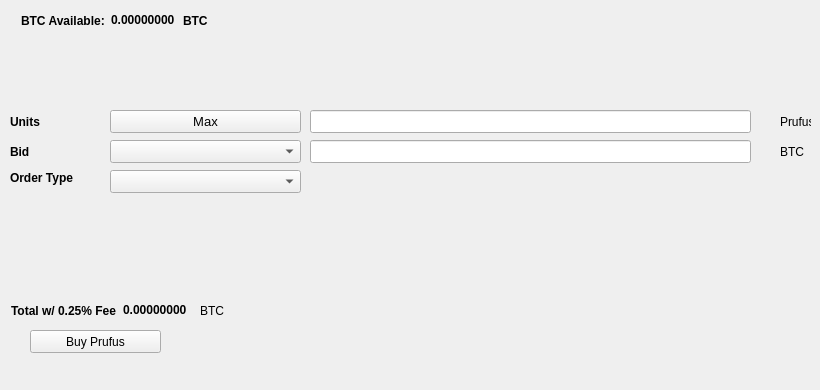
   <widget class="QWidget" name="BuyTab">
    <attribute name="title">
     <string>Buy</string>
    </attribute>
    <widget class="QPushButton" name="BuyPrufus">
     <property name="geometry">
      <rect>
       <x>30</x>
       <y>330</y>
       <width>131</width>
       <height>23</height>
      </rect>
     </property>
     <property name="text">
      <string>Buy Prufus</string>
     </property>
     <property name="icon">
      <iconset resource="../Prufus.qrc">
       <normaloff>:/icons/bitcoin</normaloff>:/icons/bitcoin</iconset>
     </property>
    </widget>
    <widget class="QLabel" name="label_3">
     <property name="geometry">
      <rect>
       <x>10</x>
       <y>110</y>
       <width>46</width>
       <height>23</height>
      </rect>
     </property>
     <property name="font">
      <font>
       <weight>75</weight>
       <bold>true</bold>
      </font>
     </property>
     <property name="text">
      <string>Units</string>
     </property>
    </widget>
    <widget class="QLineEdit" name="UnitsInput">
     <property name="geometry">
      <rect>
       <x>310</x>
       <y>110</y>
       <width>441</width>
       <height>23</height>
      </rect>
     </property>
     <property name="font">
      <font>
       <pointsize>9</pointsize>
       <weight>75</weight>
       <bold>true</bold>
      </font>
     </property>
    </widget>
    <widget class="QLineEdit" name="BuyBidPriceEdit">
     <property name="geometry">
      <rect>
       <x>310</x>
       <y>140</y>
       <width>441</width>
       <height>23</height>
      </rect>
     </property>
     <property name="font">
      <font>
       <pointsize>9</pointsize>
       <weight>75</weight>
       <bold>true</bold>
      </font>
     </property>
    </widget>
    <widget class="QLabel" name="label_4">
     <property name="geometry">
      <rect>
       <x>780</x>
       <y>110</y>
       <width>31</width>
       <height>23</height>
      </rect>
     </property>
     <property name="text">
      <string>Prufus</string>
     </property>
    </widget>
    <widget class="QLabel" name="label_5">
     <property name="geometry">
      <rect>
       <x>780</x>
       <y>140</y>
       <width>31</width>
       <height>23</height>
      </rect>
     </property>
     <property name="text">
      <string>BTC</string>
     </property>
    </widget>
    <widget class="QLabel" name="label_6">
     <property name="geometry">
      <rect>
       <x>10</x>
       <y>140</y>
       <width>46</width>
       <height>23</height>
      </rect>
     </property>
     <property name="font">
      <font>
       <weight>75</weight>
       <bold>true</bold>
      </font>
     </property>
     <property name="text">
      <string>Bid</string>
     </property>
    </widget>
    <widget class="QLabel" name="label_7">
     <property name="geometry">
      <rect>
       <x>10</x>
       <y>170</y>
       <width>91</width>
       <height>16</height>
      </rect>
     </property>
     <property name="font">
      <font>
       <weight>75</weight>
       <bold>true</bold>
      </font>
     </property>
     <property name="text">
      <string>Order Type</string>
     </property>
    </widget>
    <widget class="QPushButton" name="Buy_Max_Amount">
     <property name="geometry">
      <rect>
       <x>110</x>
       <y>110</y>
       <width>191</width>
       <height>23</height>
      </rect>
     </property>
     <property name="font">
      <font>
       <pointsize>10</pointsize>
      </font>
     </property>
     <property name="text">
      <string>Max</string>
     </property>
    </widget>
    <widget class="QComboBox" name="BuyBidcomboBox">
     <property name="geometry">
      <rect>
       <x>110</x>
       <y>140</y>
       <width>191</width>
       <height>23</height>
      </rect>
     </property>
     <property name="font">
      <font>
       <pointsize>10</pointsize>
      </font>
     </property>
    </widget>
    <widget class="QComboBox" name="buyOrdertypeCombo">
     <property name="geometry">
      <rect>
       <x>110</x>
       <y>170</y>
       <width>191</width>
       <height>23</height>
      </rect>
     </property>
     <property name="font">
      <font>
       <pointsize>10</pointsize>
      </font>
     </property>
    </widget>
    <widget class="QWidget" name="layoutWidget1">
     <property name="geometry">
      <rect>
       <x>21</x>
       <y>11</y>
       <width>227</width>
       <height>19</height>
      </rect>
     </property>
     <layout class="QHBoxLayout" name="horizontalLayout_3">
      <item>
       <widget class="QLabel" name="label232">
        <property name="font">
         <font>
          <weight>75</weight>
          <bold>true</bold>
         </font>
        </property>
        <property name="text">
         <string>BTC Available:</string>
        </property>
       </widget>
      </item>
      <item>
       <widget class="QLabel" name="BtcAvailableLbl">
        <property name="palette">
         <palette>
          <active>
           <colorrole role="WindowText">
            <brush brushstyle="SolidPattern">
             <color alpha="255">
              <red>0</red>
              <green>0</green>
              <blue>0</blue>
             </color>
            </brush>
           </colorrole>
           <colorrole role="Button">
            <brush brushstyle="SolidPattern">
             <color alpha="255">
              <red>0</red>
              <green>170</green>
              <blue>0</blue>
             </color>
            </brush>
           </colorrole>
           <colorrole role="Light">
            <brush brushstyle="SolidPattern">
             <color alpha="255">
              <red>0</red>
              <green>255</green>
              <blue>0</blue>
             </color>
            </brush>
           </colorrole>
           <colorrole role="Midlight">
            <brush brushstyle="SolidPattern">
             <color alpha="255">
              <red>0</red>
              <green>212</green>
              <blue>0</blue>
             </color>
            </brush>
           </colorrole>
           <colorrole role="Dark">
            <brush brushstyle="SolidPattern">
             <color alpha="255">
              <red>0</red>
              <green>85</green>
              <blue>0</blue>
             </color>
            </brush>
           </colorrole>
           <colorrole role="Mid">
            <brush brushstyle="SolidPattern">
             <color alpha="255">
              <red>0</red>
              <green>113</green>
              <blue>0</blue>
             </color>
            </brush>
           </colorrole>
           <colorrole role="Text">
            <brush brushstyle="SolidPattern">
             <color alpha="255">
              <red>0</red>
              <green>170</green>
              <blue>0</blue>
             </color>
            </brush>
           </colorrole>
           <colorrole role="BrightText">
            <brush brushstyle="SolidPattern">
             <color alpha="255">
              <red>255</red>
              <green>255</green>
              <blue>255</blue>
             </color>
            </brush>
           </colorrole>
           <colorrole role="ButtonText">
            <brush brushstyle="SolidPattern">
             <color alpha="255">
              <red>0</red>
              <green>0</green>
              <blue>0</blue>
             </color>
            </brush>
           </colorrole>
           <colorrole role="Base">
            <brush brushstyle="SolidPattern">
             <color alpha="255">
              <red>255</red>
              <green>255</green>
              <blue>255</blue>
             </color>
            </brush>
           </colorrole>
           <colorrole role="Window">
            <brush brushstyle="SolidPattern">
             <color alpha="255">
              <red>0</red>
              <green>170</green>
              <blue>0</blue>
             </color>
            </brush>
           </colorrole>
           <colorrole role="Shadow">
            <brush brushstyle="SolidPattern">
             <color alpha="255">
              <red>0</red>
              <green>0</green>
              <blue>0</blue>
             </color>
            </brush>
           </colorrole>
           <colorrole role="AlternateBase">
            <brush brushstyle="SolidPattern">
             <color alpha="255">
              <red>127</red>
              <green>212</green>
              <blue>127</blue>
             </color>
            </brush>
           </colorrole>
           <colorrole role="ToolTipBase">
            <brush brushstyle="SolidPattern">
             <color alpha="255">
              <red>255</red>
              <green>255</green>
              <blue>220</blue>
             </color>
            </brush>
           </colorrole>
           <colorrole role="ToolTipText">
            <brush brushstyle="SolidPattern">
             <color alpha="255">
              <red>0</red>
              <green>0</green>
              <blue>0</blue>
             </color>
            </brush>
           </colorrole>
          </active>
          <inactive>
           <colorrole role="WindowText">
            <brush brushstyle="SolidPattern">
             <color alpha="255">
              <red>0</red>
              <green>0</green>
              <blue>0</blue>
             </color>
            </brush>
           </colorrole>
           <colorrole role="Button">
            <brush brushstyle="SolidPattern">
             <color alpha="255">
              <red>0</red>
              <green>170</green>
              <blue>0</blue>
             </color>
            </brush>
           </colorrole>
           <colorrole role="Light">
            <brush brushstyle="SolidPattern">
             <color alpha="255">
              <red>0</red>
              <green>255</green>
              <blue>0</blue>
             </color>
            </brush>
           </colorrole>
           <colorrole role="Midlight">
            <brush brushstyle="SolidPattern">
             <color alpha="255">
              <red>0</red>
              <green>212</green>
              <blue>0</blue>
             </color>
            </brush>
           </colorrole>
           <colorrole role="Dark">
            <brush brushstyle="SolidPattern">
             <color alpha="255">
              <red>0</red>
              <green>85</green>
              <blue>0</blue>
             </color>
            </brush>
           </colorrole>
           <colorrole role="Mid">
            <brush brushstyle="SolidPattern">
             <color alpha="255">
              <red>0</red>
              <green>113</green>
              <blue>0</blue>
             </color>
            </brush>
           </colorrole>
           <colorrole role="Text">
            <brush brushstyle="SolidPattern">
             <color alpha="255">
              <red>0</red>
              <green>170</green>
              <blue>0</blue>
             </color>
            </brush>
           </colorrole>
           <colorrole role="BrightText">
            <brush brushstyle="SolidPattern">
             <color alpha="255">
              <red>255</red>
              <green>255</green>
              <blue>255</blue>
             </color>
            </brush>
           </colorrole>
           <colorrole role="ButtonText">
            <brush brushstyle="SolidPattern">
             <color alpha="255">
              <red>0</red>
              <green>0</green>
              <blue>0</blue>
             </color>
            </brush>
           </colorrole>
           <colorrole role="Base">
            <brush brushstyle="SolidPattern">
             <color alpha="255">
              <red>255</red>
              <green>255</green>
              <blue>255</blue>
             </color>
            </brush>
           </colorrole>
           <colorrole role="Window">
            <brush brushstyle="SolidPattern">
             <color alpha="255">
              <red>0</red>
              <green>170</green>
              <blue>0</blue>
             </color>
            </brush>
           </colorrole>
           <colorrole role="Shadow">
            <brush brushstyle="SolidPattern">
             <color alpha="255">
              <red>0</red>
              <green>0</green>
              <blue>0</blue>
             </color>
            </brush>
           </colorrole>
           <colorrole role="AlternateBase">
            <brush brushstyle="SolidPattern">
             <color alpha="255">
              <red>127</red>
              <green>212</green>
              <blue>127</blue>
             </color>
            </brush>
           </colorrole>
           <colorrole role="ToolTipBase">
            <brush brushstyle="SolidPattern">
             <color alpha="255">
              <red>255</red>
              <green>255</green>
              <blue>220</blue>
             </color>
            </brush>
           </colorrole>
           <colorrole role="ToolTipText">
            <brush brushstyle="SolidPattern">
             <color alpha="255">
              <red>0</red>
              <green>0</green>
              <blue>0</blue>
             </color>
            </brush>
           </colorrole>
          </inactive>
          <disabled>
           <colorrole role="WindowText">
            <brush brushstyle="SolidPattern">
             <color alpha="255">
              <red>0</red>
              <green>85</green>
              <blue>0</blue>
             </color>
            </brush>
           </colorrole>
           <colorrole role="Button">
            <brush brushstyle="SolidPattern">
             <color alpha="255">
              <red>0</red>
              <green>170</green>
              <blue>0</blue>
             </color>
            </brush>
           </colorrole>
           <colorrole role="Light">
            <brush brushstyle="SolidPattern">
             <color alpha="255">
              <red>0</red>
              <green>255</green>
              <blue>0</blue>
             </color>
            </brush>
           </colorrole>
           <colorrole role="Midlight">
            <brush brushstyle="SolidPattern">
             <color alpha="255">
              <red>0</red>
              <green>212</green>
              <blue>0</blue>
             </color>
            </brush>
           </colorrole>
           <colorrole role="Dark">
            <brush brushstyle="SolidPattern">
             <color alpha="255">
              <red>0</red>
              <green>85</green>
              <blue>0</blue>
             </color>
            </brush>
           </colorrole>
           <colorrole role="Mid">
            <brush brushstyle="SolidPattern">
             <color alpha="255">
              <red>0</red>
              <green>113</green>
              <blue>0</blue>
             </color>
            </brush>
           </colorrole>
           <colorrole role="Text">
            <brush brushstyle="SolidPattern">
             <color alpha="255">
              <red>0</red>
              <green>85</green>
              <blue>0</blue>
             </color>
            </brush>
           </colorrole>
           <colorrole role="BrightText">
            <brush brushstyle="SolidPattern">
             <color alpha="255">
              <red>255</red>
              <green>255</green>
              <blue>255</blue>
             </color>
            </brush>
           </colorrole>
           <colorrole role="ButtonText">
            <brush brushstyle="SolidPattern">
             <color alpha="255">
              <red>0</red>
              <green>85</green>
              <blue>0</blue>
             </color>
            </brush>
           </colorrole>
           <colorrole role="Base">
            <brush brushstyle="SolidPattern">
             <color alpha="255">
              <red>0</red>
              <green>170</green>
              <blue>0</blue>
             </color>
            </brush>
           </colorrole>
           <colorrole role="Window">
            <brush brushstyle="SolidPattern">
             <color alpha="255">
              <red>0</red>
              <green>170</green>
              <blue>0</blue>
             </color>
            </brush>
           </colorrole>
           <colorrole role="Shadow">
            <brush brushstyle="SolidPattern">
             <color alpha="255">
              <red>0</red>
              <green>0</green>
              <blue>0</blue>
             </color>
            </brush>
           </colorrole>
           <colorrole role="AlternateBase">
            <brush brushstyle="SolidPattern">
             <color alpha="255">
              <red>0</red>
              <green>170</green>
              <blue>0</blue>
             </color>
            </brush>
           </colorrole>
           <colorrole role="ToolTipBase">
            <brush brushstyle="SolidPattern">
             <color alpha="255">
              <red>255</red>
              <green>255</green>
              <blue>220</blue>
             </color>
            </brush>
           </colorrole>
           <colorrole role="ToolTipText">
            <brush brushstyle="SolidPattern">
             <color alpha="255">
              <red>0</red>
              <green>0</green>
              <blue>0</blue>
             </color>
            </brush>
           </colorrole>
          </disabled>
         </palette>
        </property>
        <property name="font">
         <font>
          <weight>75</weight>
          <bold>true</bold>
         </font>
        </property>
        <property name="text">
         <string>0.00000000</string>
        </property>
        <property name="textInteractionFlags">
         <set>Qt::LinksAccessibleByMouse|Qt::TextSelectableByKeyboard|Qt::TextSelectableByMouse</set>
        </property>
       </widget>
      </item>
      <item>
       <widget class="QLabel" name="BtcAvailableLbl_2">
        <property name="font">
         <font>
          <weight>75</weight>
          <bold>true</bold>
         </font>
        </property>
        <property name="text">
         <string>BTC</string>
        </property>
       </widget>
      </item>
     </layout>
    </widget>
    <widget class="QWidget" name="layoutWidge2">
     <property name="geometry">
      <rect>
       <x>11</x>
       <y>301</y>
       <width>259</width>
       <height>19</height>
      </rect>
     </property>
     <layout class="QHBoxLayout" name="horizontalLayout_4">
      <item>
       <widget class="QLabel" name="label_9">
        <property name="font">
         <font>
          <weight>75</weight>
          <bold>true</bold>
         </font>
        </property>
        <property name="text">
         <string>Total w/ 0.25% Fee</string>
        </property>
       </widget>
      </item>
      <item>
       <widget class="QLabel" name="BuyCostLabel">
        <property name="palette">
         <palette>
          <active>
           <colorrole role="WindowText">
            <brush brushstyle="SolidPattern">
             <color alpha="255">
              <red>0</red>
              <green>0</green>
              <blue>0</blue>
             </color>
            </brush>
           </colorrole>
           <colorrole role="Button">
            <brush brushstyle="SolidPattern">
             <color alpha="255">
              <red>0</red>
              <green>170</green>
              <blue>0</blue>
             </color>
            </brush>
           </colorrole>
           <colorrole role="Light">
            <brush brushstyle="SolidPattern">
             <color alpha="255">
              <red>0</red>
              <green>255</green>
              <blue>0</blue>
             </color>
            </brush>
           </colorrole>
           <colorrole role="Midlight">
            <brush brushstyle="SolidPattern">
             <color alpha="255">
              <red>0</red>
              <green>212</green>
              <blue>0</blue>
             </color>
            </brush>
           </colorrole>
           <colorrole role="Dark">
            <brush brushstyle="SolidPattern">
             <color alpha="255">
              <red>0</red>
              <green>85</green>
              <blue>0</blue>
             </color>
            </brush>
           </colorrole>
           <colorrole role="Mid">
            <brush brushstyle="SolidPattern">
             <color alpha="255">
              <red>0</red>
              <green>113</green>
              <blue>0</blue>
             </color>
            </brush>
           </colorrole>
           <colorrole role="Text">
            <brush brushstyle="SolidPattern">
             <color alpha="255">
              <red>0</red>
              <green>170</green>
              <blue>0</blue>
             </color>
            </brush>
           </colorrole>
           <colorrole role="BrightText">
            <brush brushstyle="SolidPattern">
             <color alpha="255">
              <red>255</red>
              <green>255</green>
              <blue>255</blue>
             </color>
            </brush>
           </colorrole>
           <colorrole role="ButtonText">
            <brush brushstyle="SolidPattern">
             <color alpha="255">
              <red>0</red>
              <green>0</green>
              <blue>0</blue>
             </color>
            </brush>
           </colorrole>
           <colorrole role="Base">
            <brush brushstyle="SolidPattern">
             <color alpha="255">
              <red>255</red>
              <green>255</green>
              <blue>255</blue>
             </color>
            </brush>
           </colorrole>
           <colorrole role="Window">
            <brush brushstyle="SolidPattern">
             <color alpha="255">
              <red>0</red>
              <green>170</green>
              <blue>0</blue>
             </color>
            </brush>
           </colorrole>
           <colorrole role="Shadow">
            <brush brushstyle="SolidPattern">
             <color alpha="255">
              <red>0</red>
              <green>0</green>
              <blue>0</blue>
             </color>
            </brush>
           </colorrole>
           <colorrole role="AlternateBase">
            <brush brushstyle="SolidPattern">
             <color alpha="255">
              <red>127</red>
              <green>212</green>
              <blue>127</blue>
             </color>
            </brush>
           </colorrole>
           <colorrole role="ToolTipBase">
            <brush brushstyle="SolidPattern">
             <color alpha="255">
              <red>255</red>
              <green>255</green>
              <blue>220</blue>
             </color>
            </brush>
           </colorrole>
           <colorrole role="ToolTipText">
            <brush brushstyle="SolidPattern">
             <color alpha="255">
              <red>0</red>
              <green>0</green>
              <blue>0</blue>
             </color>
            </brush>
           </colorrole>
          </active>
          <inactive>
           <colorrole role="WindowText">
            <brush brushstyle="SolidPattern">
             <color alpha="255">
              <red>0</red>
              <green>0</green>
              <blue>0</blue>
             </color>
            </brush>
           </colorrole>
           <colorrole role="Button">
            <brush brushstyle="SolidPattern">
             <color alpha="255">
              <red>0</red>
              <green>170</green>
              <blue>0</blue>
             </color>
            </brush>
           </colorrole>
           <colorrole role="Light">
            <brush brushstyle="SolidPattern">
             <color alpha="255">
              <red>0</red>
              <green>255</green>
              <blue>0</blue>
             </color>
            </brush>
           </colorrole>
           <colorrole role="Midlight">
            <brush brushstyle="SolidPattern">
             <color alpha="255">
              <red>0</red>
              <green>212</green>
              <blue>0</blue>
             </color>
            </brush>
           </colorrole>
           <colorrole role="Dark">
            <brush brushstyle="SolidPattern">
             <color alpha="255">
              <red>0</red>
              <green>85</green>
              <blue>0</blue>
             </color>
            </brush>
           </colorrole>
           <colorrole role="Mid">
            <brush brushstyle="SolidPattern">
             <color alpha="255">
              <red>0</red>
              <green>113</green>
              <blue>0</blue>
             </color>
            </brush>
           </colorrole>
           <colorrole role="Text">
            <brush brushstyle="SolidPattern">
             <color alpha="255">
              <red>0</red>
              <green>170</green>
              <blue>0</blue>
             </color>
            </brush>
           </colorrole>
           <colorrole role="BrightText">
            <brush brushstyle="SolidPattern">
             <color alpha="255">
              <red>255</red>
              <green>255</green>
              <blue>255</blue>
             </color>
            </brush>
           </colorrole>
           <colorrole role="ButtonText">
            <brush brushstyle="SolidPattern">
             <color alpha="255">
              <red>0</red>
              <green>0</green>
              <blue>0</blue>
             </color>
            </brush>
           </colorrole>
           <colorrole role="Base">
            <brush brushstyle="SolidPattern">
             <color alpha="255">
              <red>255</red>
              <green>255</green>
              <blue>255</blue>
             </color>
            </brush>
           </colorrole>
           <colorrole role="Window">
            <brush brushstyle="SolidPattern">
             <color alpha="255">
              <red>0</red>
              <green>170</green>
              <blue>0</blue>
             </color>
            </brush>
           </colorrole>
           <colorrole role="Shadow">
            <brush brushstyle="SolidPattern">
             <color alpha="255">
              <red>0</red>
              <green>0</green>
              <blue>0</blue>
             </color>
            </brush>
           </colorrole>
           <colorrole role="AlternateBase">
            <brush brushstyle="SolidPattern">
             <color alpha="255">
              <red>127</red>
              <green>212</green>
              <blue>127</blue>
             </color>
            </brush>
           </colorrole>
           <colorrole role="ToolTipBase">
            <brush brushstyle="SolidPattern">
             <color alpha="255">
              <red>255</red>
              <green>255</green>
              <blue>220</blue>
             </color>
            </brush>
           </colorrole>
           <colorrole role="ToolTipText">
            <brush brushstyle="SolidPattern">
             <color alpha="255">
              <red>0</red>
              <green>0</green>
              <blue>0</blue>
             </color>
            </brush>
           </colorrole>
          </inactive>
          <disabled>
           <colorrole role="WindowText">
            <brush brushstyle="SolidPattern">
             <color alpha="255">
              <red>0</red>
              <green>85</green>
              <blue>0</blue>
             </color>
            </brush>
           </colorrole>
           <colorrole role="Button">
            <brush brushstyle="SolidPattern">
             <color alpha="255">
              <red>0</red>
              <green>170</green>
              <blue>0</blue>
             </color>
            </brush>
           </colorrole>
           <colorrole role="Light">
            <brush brushstyle="SolidPattern">
             <color alpha="255">
              <red>0</red>
              <green>255</green>
              <blue>0</blue>
             </color>
            </brush>
           </colorrole>
           <colorrole role="Midlight">
            <brush brushstyle="SolidPattern">
             <color alpha="255">
              <red>0</red>
              <green>212</green>
              <blue>0</blue>
             </color>
            </brush>
           </colorrole>
           <colorrole role="Dark">
            <brush brushstyle="SolidPattern">
             <color alpha="255">
              <red>0</red>
              <green>85</green>
              <blue>0</blue>
             </color>
            </brush>
           </colorrole>
           <colorrole role="Mid">
            <brush brushstyle="SolidPattern">
             <color alpha="255">
              <red>0</red>
              <green>113</green>
              <blue>0</blue>
             </color>
            </brush>
           </colorrole>
           <colorrole role="Text">
            <brush brushstyle="SolidPattern">
             <color alpha="255">
              <red>0</red>
              <green>85</green>
              <blue>0</blue>
             </color>
            </brush>
           </colorrole>
           <colorrole role="BrightText">
            <brush brushstyle="SolidPattern">
             <color alpha="255">
              <red>255</red>
              <green>255</green>
              <blue>255</blue>
             </color>
            </brush>
           </colorrole>
           <colorrole role="ButtonText">
            <brush brushstyle="SolidPattern">
             <color alpha="255">
              <red>0</red>
              <green>85</green>
              <blue>0</blue>
             </color>
            </brush>
           </colorrole>
           <colorrole role="Base">
            <brush brushstyle="SolidPattern">
             <color alpha="255">
              <red>0</red>
              <green>170</green>
              <blue>0</blue>
             </color>
            </brush>
           </colorrole>
           <colorrole role="Window">
            <brush brushstyle="SolidPattern">
             <color alpha="255">
              <red>0</red>
              <green>170</green>
              <blue>0</blue>
             </color>
            </brush>
           </colorrole>
           <colorrole role="Shadow">
            <brush brushstyle="SolidPattern">
             <color alpha="255">
              <red>0</red>
              <green>0</green>
              <blue>0</blue>
             </color>
            </brush>
           </colorrole>
           <colorrole role="AlternateBase">
            <brush brushstyle="SolidPattern">
             <color alpha="255">
              <red>0</red>
              <green>170</green>
              <blue>0</blue>
             </color>
            </brush>
           </colorrole>
           <colorrole role="ToolTipBase">
            <brush brushstyle="SolidPattern">
             <color alpha="255">
              <red>255</red>
              <green>255</green>
              <blue>220</blue>
             </color>
            </brush>
           </colorrole>
           <colorrole role="ToolTipText">
            <brush brushstyle="SolidPattern">
             <color alpha="255">
              <red>0</red>
              <green>0</green>
              <blue>0</blue>
             </color>
            </brush>
           </colorrole>
          </disabled>
         </palette>
        </property>
        <property name="font">
         <font>
          <weight>75</weight>
          <bold>true</bold>
         </font>
        </property>
        <property name="autoFillBackground">
         <bool>false</bool>
        </property>
        <property name="text">
         <string>0.00000000</string>
        </property>
        <property name="textInteractionFlags">
         <set>Qt::LinksAccessibleByMouse|Qt::TextSelectableByMouse</set>
        </property>
       </widget>
      </item>
      <item>
       <widget class="QLabel" name="label_10">
        <property name="font">
         <font>
          <weight>50</weight>
          <bold>false</bold>
         </font>
        </property>
        <property name="text">
         <string>BTC</string>
        </property>
       </widget>
      </item>
     </layout>
    </widget>
    <widget class="QLabel" name="label_24">
     <property name="geometry">
      <rect>
       <x>460</x>
       <y>300</y>
       <width>281</width>
       <height>81</height>
      </rect>
     </property>
     <property name="text">
      <string/>
     </property>
     <property name="pixmap">
      <pixmap>:/images/bittrex</pixmap>
     </property>
    </widget>
   </widget>
